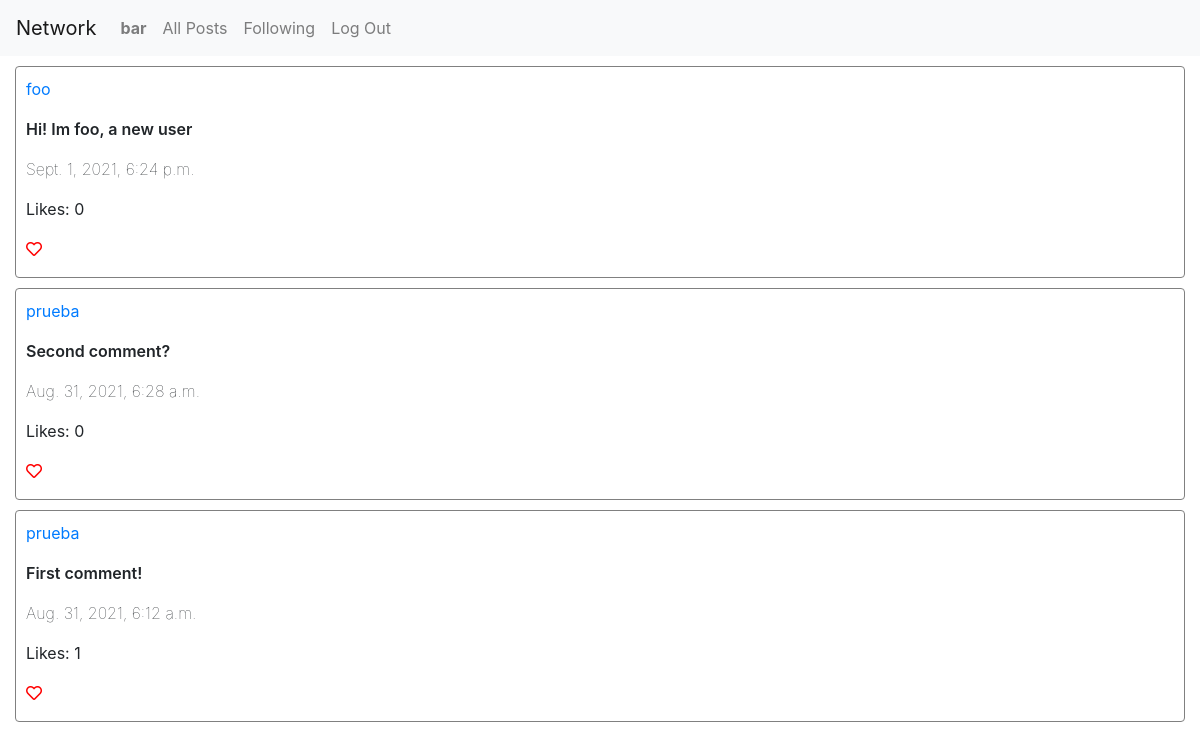
The app's page /following (signed in) with its own data.
### network/models.py (models this page shows)
class User(AbstractUser):
    pass

class Post(models.Model):
    user = models.ForeignKey(User, on_delete=models.CASCADE, related_name="author")
    text = models.TextField(max_length=1000)
    date = models.DateTimeField(auto_now_add=True)
    likes = models.ManyToManyField(User, blank=True)

### network/views.py (the view)
# urls.py: path("following", views.following, name="following"),
@login_required
def following(request):
    if request.user.is_authenticated:
        try:
            follows = Follow.objects.get(user=request.user)
            follows = follows.following.all()
        except:
            return render(request, "network/following.html", {
                "message": "You are not following any user."
            })
        if not follows:
            return render(request, "network/following.html", {
                "message": "You are not following any user."
            })
        posts = Post.objects.none()
        for follow in follows:
            posts = posts | Post.objects.filter(user=follow)
        posts = posts.order_by("-date")
        paginator = Paginator(posts, 10)
        page_number = request.GET.get('page', 1)
        try:
            posts = paginator.get_page(page_number)
        except:
            posts = paginator.page(1)
        return render(request, "network/following.html", {
            "posts": posts
        })
    else:
        return HttpResponseRedirect(reverse("login"))

### network/templates/network/following.html (shortened to what this page needs)
{% extends "network/layout.html" %}
{% block body %}
    {% if user.is_authenticated %}
        {% include "network/posts.html" %}
    {% endif %}
{% endblock %}

### network/templates/network/layout.html (shortened to what this page needs)
{% load static %}
<!DOCTYPE html>
<html lang="en">
    <head>
        <link rel="stylesheet" href="https://stackpath.bootstrapcdn.com/bootstrap/4.4.1/css/bootstrap.min.css">
        <link href="{% static 'network/styles.css' %}" rel="stylesheet">
        <link rel="stylesheet" href="https://cdnjs.cloudflare.com/ajax/libs/font-awesome/5.15.4/css/all.min.css"/>
    </head>
    <body>
        <nav class="navbar navbar-expand-lg navbar-light bg-light">
            <a class="navbar-brand" href="#">Network</a>
            <div>
              <ul class="navbar-nav mr-auto">
                {% if user.is_authenticated %}
                    <li class="nav-item">
                        <a class="nav-link" href="{% url 'profile' user.username %}"><strong>{{ user.username }}</strong></a>
                    </li>
                {% endif %}
                <li class="nav-item">
                  <a class="nav-link" href="{% url 'index' %}">All Posts</a>
                </li>
                {% if user.is_authenticated %}
                    <li class="nav-item">
                        <a class="nav-link" href="{% url 'following' %}">Following</a>
                    </li>
                    <li class="nav-item">
                        <a class="nav-link" href="{% url 'logout' %}">Log Out</a>
                    </li>
                {% endif %}
              </ul>
            </div>
          </nav>
        <div class="body">
            {% block body %}
            {% endblock %}
        </div>
    </body>
</html>

### network/templates/network/posts.html (shortened to what this page needs)
<div id="posts">
    {% for post in posts %}
        <div class="post" id="{{ post.id }}">
            <p><a href="{% url 'profile' post.user %}">{{ post.user }}</a></p>
            <p class="text">{{ post.text }}</p>
            <p class="date">{{ post.date }}</p>
            <p>Likes: <span class="likes">{{ post.likes.count }}</span></p>
            {% if user.is_authenticated %}
                {% if user in post.likes.all %}
                    <i class="fas fa-heart"></i>
                    <i style="display: none;" class="far fa-heart"></i>
                {% else %}
                    <i class="far fa-heart"></i>
                {% endif %}
            {% endif %}
        </div>
    {% endfor %}
</div>

### network/static/network/styles.css (style rules this page uses)
.profile, .post { border: 1px solid gray; border-radius: 4px; margin: 10px 0 10px 0; padding: 10px; }
.body { padding: 0 15px 0 15px; }
.text { font-weight: 600; }
.date { font-weight: lighter; }
.fa-heart { color: red; margin-bottom: 10px; }

### records on screen
User: username "bar"
Post: user "foo", text "Hi! Im foo, a new user", date "Sept. 1, 2021, 6:24 p.m.", likes.count "0"
Post: user "prueba", text "Second comment?", date "Aug. 31, 2021, 6:28 a.m.", likes.count "0"
Post: user "prueba", text "First comment!", date "Aug. 31, 2021, 6:12 a.m.", likes.count "1"
